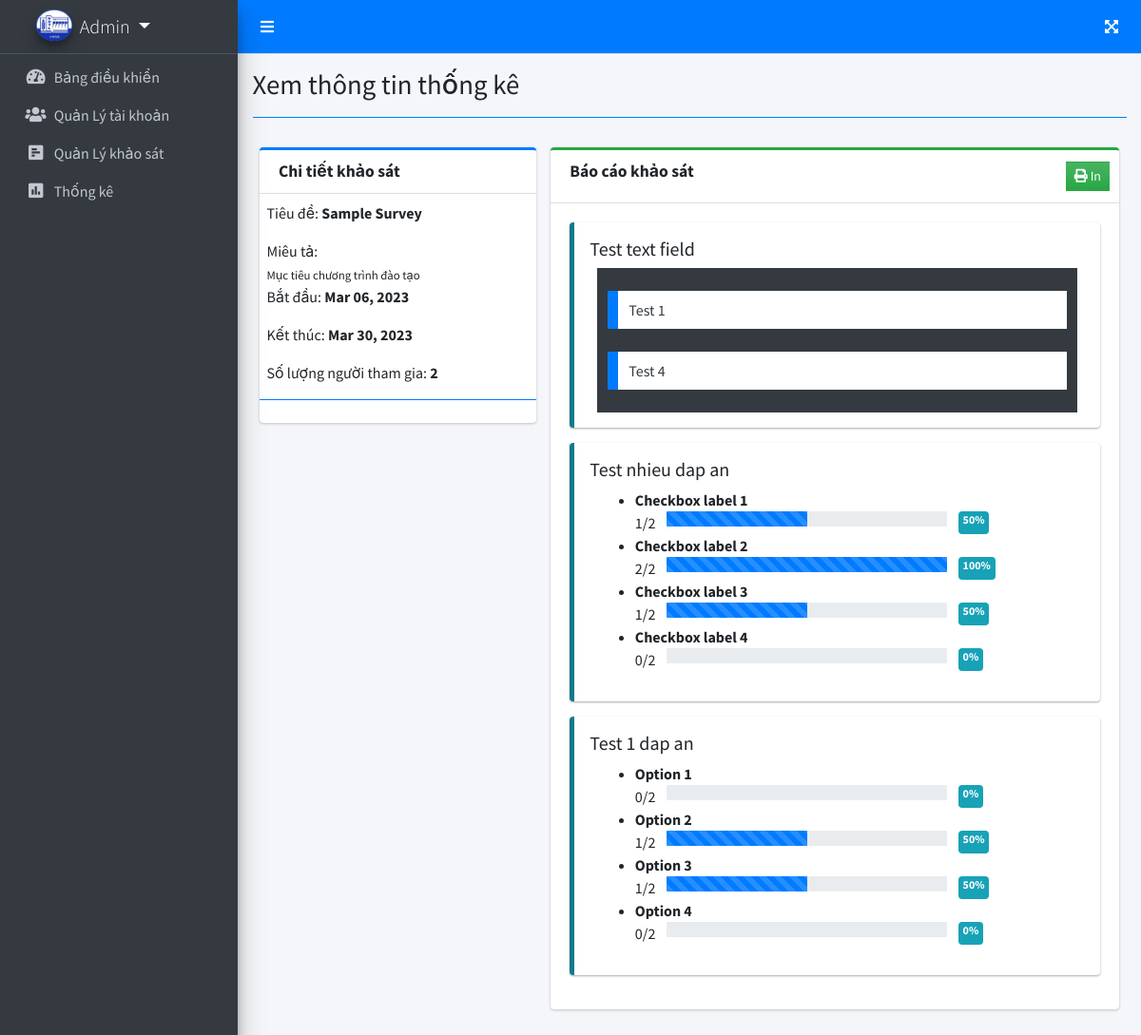
The app's page /index.php?page=view_survey_report&id=1 (signed in) with its own data.
### tables this page shows
CREATE TABLE `cau_hoi` (
                           `id` int NOT NULL,
                           `noi_dung` nvarchar(50) NOT NULL,
                           `lua_chon` nvarchar(500) NOT NULL,
                           `loai_cau_hoi` nvarchar(50) NOT NULL,
                           `thu_tu` int(11) NOT NULL,
                           `id_khaosat` int NOT NULL,
                           `ngay_tao` datetime NOT NULL DEFAULT current_timestamp()
);

### view_survey_report.php (the view, shortened to what this page needs)
<?php include 'db_connect.php' ?>
<?php
$qry = $conn->query("SELECT * FROM khao_sat where id = ".$_GET['id'])->fetch_array();
$taken = $conn->query("SELECT distinct(id_nguoidung) from cau_tra_loi where id_khaosat ={$id}")->num_rows;
$answers = $conn->query("SELECT a.*,q.loai_cau_hoi from cau_tra_loi a inner join cau_hoi q on q.id = a.id_cauhoi where a.id_khaosat ={$id}");
$ans = array();
while($row=$answers->fetch_assoc()){
	if($row['loai_cau_hoi'] == 'radio_opt'){
		$ans[$row['id_cauhoi']][$row['noi_dung']][] = 1;
	}
	if($row['loai_cau_hoi'] == 'check_opt'){
		foreach(explode(",", str_replace(array("[","]"), '', $row['noi_dung'])) as $v){
		$ans[$row['id_cauhoi']][$v][] = 1;
		}
	}
	if($row['loai_cau_hoi'] == 'textfield_s'){
		$ans[$row['id_cauhoi']][] = $row['noi_dung'];
	}
}
?>
<div class="col-lg-12">
	<div class="row">
		<div class="col-md-4">
			<div class="card card-outline card-primary">
				<div class="card-header">
					<h3 class="card-title"><b>Chi tiết khảo sát</b></h3>
				</div>
				<div class="card-body p-0 py-2">
					<div class="container-fluid">
						<p>Tiêu đề: <b><?php echo $ten_khao_sat ?></b></p>
						<p class="mb-0">Miêu tả:</p>
						<small><?php if ($loai_khao_sat == 1) echo 'Mục tiêu chương trình đào tạo';
                            elseif ($loai_khao_sat == 2) echo 'Đội ngũ giảng viên';
                            elseif ($loai_khao_sat == 3) echo 'Công tác tổ chức đào tạo';
                            elseif ($loai_khao_sat == 4) echo 'Phòng đào tạo';
                            elseif ($loai_khao_sat == 5) echo 'Thư viện';
                            elseif ($loai_khao_sat == 6) echo 'Căng tin';
                            elseif ($loai_khao_sat == 7) echo 'Một số hoạt động khác của trường';?></small>
						<p>Bắt đầu: <b><?php echo date("M d, Y",strtotime($ngay_bat_dau)) ?></b></p>
						<p>Kết thúc: <b><?php echo date("M d, Y",strtotime($ngay_ket_thuc)) ?></b></p>
						<p>Số lượng người tham gia: <b><?php echo number_format($taken) ?></b></p>
					</div>
					<hr class="border-primary">
				</div>
			</div>
		</div>
		<div class="col-md-8">
			<div class="card card-outline card-success">
				<div class="card-header">
					<h3 class="card-title"><b>Báo cáo khảo sát</b></h3>
					<div class="card-tools">
						<button class="btn btn-flat btn-sm bg-gradient-success" type="button" id="print"><i class="fa fa-print"></i> In</button>
					</div>
				</div>
				<div class="card-body ui-sortable">
					<?php
					$question = $conn->query("SELECT * FROM cau_hoi where id_khaosat = $id order by abs(thu_tu) asc,abs(id) asc");
					while($row=$question->fetch_assoc()):
					?>
					<div class="callout callout-info">
						<h5><?php echo $row['noi_dung'] ?></h5>
						<div class="col-md-12">
							<?php if($row['loai_cau_hoi'] != 'textfield_s'):?>
								<ul>
							<?php foreach(json_decode($row['lua_chon']) as $k => $v):
								$prog = ((isset($ans[$row['id']][$k]) ? count($ans[$row['id']][$k]) : 0) / ($taken == 0 ? 1 : $taken)) * 100;
								$prog = round($prog,2);
								?>
								<li>
									<div class="d-block w-100">
										<b><?php echo $v ?></b>
									</div>
									<div class="d-flex w-100">
									<span class=""><?php echo isset($ans[$row['id']][$k]) ? count($ans[$row['id']][$k]) : 0 ?>/<?php echo $taken ?></span>
									<div class="mx-1 col-sm-8"">
									<div class="progress w-100" >
					                  <div class="progress-bar bg-primary progress-bar-striped" role="progressbar" aria-valuenow="40" aria-valuemin="0" aria-valuemax="100" style="width: <?php echo $prog ?>%">
					                  </div>
					                </div>
					                </div>
					                <span class="badge badge-info"><?php echo $prog ?>%</span>
									</div>
								</li>
								<?php endforeach; ?>
								</ul>
						<?php else: ?>
							<div class="d-block tfield-area w-100 bg-dark">
								<?php if(isset($ans[$row['id']])): ?>
								<?php foreach($ans[$row['id']] as $val): ?>
								<blockquote class="text-dark"><?php echo $val ?></blockquote>
								<?php endforeach; ?>
								<?php endif; ?>
							</div>
						<?php endif; ?>
						</div>
					</div>
					<?php endwhile; ?>
				</div>
			</div>
		</div>
	</div>
</div>

### view_survey_report.php (style rules this page uses)
.tfield-area { max-height: 30vh; overflow: auto; }

### records on screen
cau_hoi: noi_dung "Test text field", id "Test 1", id "Test 4"
cau_hoi: noi_dung "Test nhieu dap an", lua_chon "Checkbox label 1", id "1", id "50", lua_chon "Checkbox label 2", id "2", id "100", lua_chon "Checkbox label 3", lua_chon "Checkbox label 4", id "0"
cau_hoi: noi_dung "Test 1 dap an", lua_chon "Option 1", id "0", lua_chon "Option 2", id "1", id "50", lua_chon "Option 3", lua_chon "Option 4"

### other values on screen
$_SESSION['login_ten'] "Admin"
$title "Xem thông tin thống kê"
$ten_khao_sat "Sample Survey"
date("M d, Y",strtotime($ngay_bat_dau)) "Mar 06, 2023"
date("M d, Y",strtotime($ngay_ket_thuc)) "Mar 30, 2023"
$taken "2"
